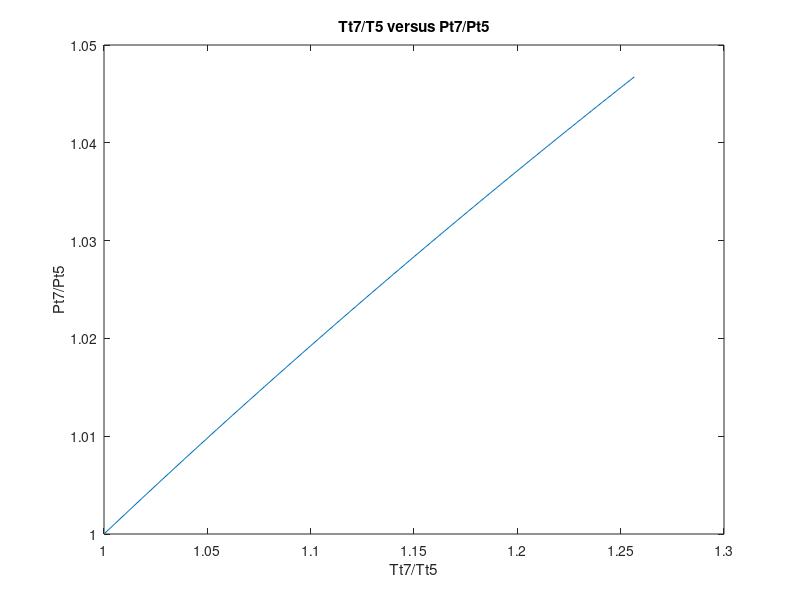

Source code (MATLAB):
clc,clear

gamma=1.25;

t_r=linspace(1,1.2566,100);

p_r=(t_r).^((gamma-1)/gamma);

plot(t_r,p_r)
xlabel('Tt7/Tt5')
ylabel('Pt7/Pt5')
title('Tt7/T5 versus Pt7/Pt5')
